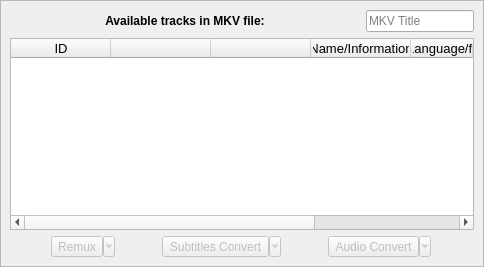
       <widget class="QWidget" name="TracksPage">
        <layout class="QHBoxLayout" name="horizontalLayout_4">
         <property name="leftMargin">
          <number>0</number>
         </property>
         <property name="topMargin">
          <number>0</number>
         </property>
         <property name="rightMargin">
          <number>0</number>
         </property>
         <property name="bottomMargin">
          <number>0</number>
         </property>
         <item>
          <widget class="QFrame" name="tracks_bloc">
           <property name="minimumSize">
            <size>
             <width>0</width>
             <height>175</height>
            </size>
           </property>
           <property name="frameShape">
            <enum>QFrame::StyledPanel</enum>
           </property>
           <property name="frameShadow">
            <enum>QFrame::Raised</enum>
           </property>
           <layout class="QHBoxLayout" name="horizontalLayout_8">
            <item>
             <layout class="QVBoxLayout" name="verticalLayout">
              <item>
               <layout class="QHBoxLayout" name="horizontalLayout">
                <property name="spacing">
                 <number>6</number>
                </property>
                <property name="bottomMargin">
                 <number>0</number>
                </property>
                <item>
                 <widget class="QLabel" name="label">
                  <property name="sizePolicy">
                   <sizepolicy hsizetype="Maximum" vsizetype="Preferred">
                    <horstretch>0</horstretch>
                    <verstretch>0</verstretch>
                   </sizepolicy>
                  </property>
                  <property name="minimumSize">
                   <size>
                    <width>350</width>
                    <height>0</height>
                   </size>
                  </property>
                  <property name="font">
                   <font>
                    <weight>75</weight>
                    <bold>true</bold>
                   </font>
                  </property>
                  <property name="text">
                   <string>Available tracks in MKV file:</string>
                  </property>
                  <property name="alignment">
                   <set>Qt::AlignCenter</set>
                  </property>
                 </widget>
                </item>
                <item>
                 <widget class="QLineEdit" name="mkv_title">
                  <property name="sizePolicy">
                   <sizepolicy hsizetype="Minimum" vsizetype="Fixed">
                    <horstretch>0</horstretch>
                    <verstretch>0</verstretch>
                   </sizepolicy>
                  </property>
                  <property name="maximumSize">
                   <size>
                    <width>16777215</width>
                    <height>16777215</height>
                   </size>
                  </property>
                  <property name="acceptDrops">
                   <bool>false</bool>
                  </property>
                  <property name="statusTip">
                   <string>The title of the MKV file. This information can be edited. </string>
                  </property>
                  <property name="inputMask">
                   <string/>
                  </property>
                  <property name="text">
                   <string/>
                  </property>
                  <property name="placeholderText">
                   <string>MKV Title</string>
                  </property>
                  <property name="clearButtonEnabled">
                   <bool>true</bool>
                  </property>
                 </widget>
                </item>
               </layout>
              </item>
              <item>
               <widget class="QTableWidget" name="mkv_tracks">
                <property name="sizePolicy">
                 <sizepolicy hsizetype="Expanding" vsizetype="Expanding">
                  <horstretch>0</horstretch>
                  <verstretch>0</verstretch>
                 </sizepolicy>
                </property>
                <property name="font">
                 <font>
                  <pointsize>10</pointsize>
                  <weight>50</weight>
                  <bold>false</bold>
                 </font>
                </property>
                <property name="statusTip">
                 <string/>
                </property>
                <property name="editTriggers">
                 <set>QAbstractItemView::DoubleClicked</set>
                </property>
                <property name="alternatingRowColors">
                 <bool>true</bool>
                </property>
                <property name="selectionMode">
                 <enum>QAbstractItemView::NoSelection</enum>
                </property>
                <property name="selectionBehavior">
                 <enum>QAbstractItemView::SelectItems</enum>
                </property>
                <property name="iconSize">
                 <size>
                  <width>18</width>
                  <height>18</height>
                 </size>
                </property>
                <property name="showGrid">
                 <bool>false</bool>
                </property>
                <property name="gridStyle">
                 <enum>Qt::DashLine</enum>
                </property>
                <property name="wordWrap">
                 <bool>true</bool>
                </property>
                <attribute name="horizontalHeaderMinimumSectionSize">
                 <number>20</number>
                </attribute>
                <attribute name="horizontalHeaderDefaultSectionSize">
                 <number>100</number>
                </attribute>
                <attribute name="horizontalHeaderShowSortIndicator" stdset="0">
                 <bool>false</bool>
                </attribute>
                <attribute name="verticalHeaderVisible">
                 <bool>false</bool>
                </attribute>
                <attribute name="verticalHeaderMinimumSectionSize">
                 <number>30</number>
                </attribute>
                <attribute name="verticalHeaderHighlightSections">
                 <bool>false</bool>
                </attribute>
                <column>
                 <property name="text">
                  <string notr="true">ID</string>
                 </property>
                </column>
                <column>
                 <property name="text">
                  <string notr="true"/>
                 </property>
                 <property name="icon">
                  <iconset theme="checkbox">
                   <normaloff>.</normaloff>.</iconset>
                 </property>
                </column>
                <column>
                 <property name="text">
                  <string notr="true"/>
                 </property>
                 <property name="toolTip">
                  <string/>
                 </property>
                 <property name="icon">
                  <iconset theme="applications-multimedia">
                   <normaloff>.</normaloff>.</iconset>
                 </property>
                </column>
                <column>
                 <property name="text">
                  <string>Name/Information</string>
                 </property>
                </column>
                <column>
                 <property name="text">
                  <string>Language/fps/Size</string>
                 </property>
                </column>
                <column>
                 <property name="text">
                  <string>Codec</string>
                 </property>
                </column>
               </widget>
              </item>
              <item>
               <layout class="QHBoxLayout" name="horizontalLayout_2">
                <property name="bottomMargin">
                 <number>0</number>
                </property>
                <item>
                 <widget class="QToolButton" name="option_reencapsulate">
                  <property name="enabled">
                   <bool>false</bool>
                  </property>
                  <property name="toolTip">
                   <string>&lt;html&gt;&lt;head/&gt;&lt;body&gt;&lt;p&gt;&lt;span style=&quot; font-weight:600;&quot;&gt;MKVMerge&lt;/span&gt;: Merge multimedia streams into a Matroska file. This software is available in the debian packages &lt;span style=&quot; font-style:italic;&quot;&gt;(mkvtoolnix package name)&lt;/span&gt; or on &lt;span style=&quot; text-decoration: underline;&quot;&gt;mkvtoolnix.download&lt;/span&gt; and is &lt;span style=&quot; font-weight:600;&quot;&gt;mandatory&lt;/span&gt; for use MKV Extractor Qt.&lt;/p&gt;&lt;/body&gt;&lt;/html&gt;</string>
                  </property>
                  <property name="statusTip">
                   <string>Automatically remux extracted tracks into a new MKV file. Options are available.</string>
                  </property>
                  <property name="text">
                   <string>Remux</string>
                  </property>
                  <property name="icon">
                   <iconset resource="MKVRessources.qrc">
                    <normaloff>:/img/capsule.png</normaloff>:/img/capsule.png</iconset>
                  </property>
                  <property name="iconSize">
                   <size>
                    <width>20</width>
                    <height>20</height>
                   </size>
                  </property>
                  <property name="checkable">
                   <bool>true</bool>
                  </property>
                  <property name="popupMode">
                   <enum>QToolButton::MenuButtonPopup</enum>
                  </property>
                  <property name="toolButtonStyle">
                   <enum>Qt::ToolButtonTextBesideIcon</enum>
                  </property>
                 </widget>
                </item>
                <item>
                 <widget class="QToolButton" name="option_subtitles">
                  <property name="enabled">
                   <bool>false</bool>
                  </property>
                  <property name="toolTip">
                   <string>&lt;html&gt;&lt;head/&gt;&lt;body&gt;&lt;p&gt;&lt;span style=&quot; font-weight:600;&quot;&gt;Qtesseract5 &lt;/span&gt;&lt;span style=&quot; font-style:italic;&quot;&gt;(by me)&lt;/span&gt;: SUB to SRT convertion with OCR. This software is avaible on my PPA or on &lt;span style=&quot; text-decoration: underline;&quot;&gt;qtesseract5.hizo.fr&lt;/span&gt;.&lt;/p&gt;&lt;p&gt;&lt;span style=&quot; font-weight:600;&quot;&gt;FFMpeg &lt;/span&gt;&lt;span style=&quot; font-style:italic;&quot;&gt;(by Fabrice Bellard and &lt;/span&gt;Bobby Bingham&lt;span style=&quot; font-style:italic;&quot;&gt;)&lt;/span&gt;: SUP/PGS (HD subtitles) to SUB convertion. This software is avaible evrywhere.&lt;/p&gt;&lt;p&gt;&lt;span style=&quot; font-weight:600;&quot;&gt;BDSub2Sup &lt;/span&gt;&lt;span style=&quot; font-style:italic;&quot;&gt;(by Volker Oth then by Miklos Juhasz)&lt;/span&gt;: SUP/PGS (HD subtitles) to SUB convertion. This software is avaible on my PPA or on &lt;span style=&quot; text-decoration: underline;&quot;&gt;github.com&lt;/span&gt;.&lt;/p&gt;&lt;p&gt;&lt;span style=&quot; font-weight:600;&quot;&gt;Explications&lt;/span&gt;: If this button is activate, BDSub2Sup/FFMpeg and Qtesseract5 will be used.&lt;/p&gt;&lt;p&gt;&lt;span style=&quot; font-weight:600;&quot;&gt;Why I can't use it?&lt;/span&gt;&lt;br/&gt;1) Qtesseract5 or/and BDSub2Sup/FFMpeg needs to be install.&lt;br/&gt;2) Tick a SUB/SUP/PGS track and the button will be activate.&lt;/p&gt;&lt;/body&gt;&lt;/html&gt;</string>
                  </property>
                  <property name="statusTip">
                   <string>Convertion subtitles option. Qtesseract5 and BDSup2Sub/FFMpeg (for SUP files) need to be present.</string>
                  </property>
                  <property name="text">
                   <string>Subtitles Convert</string>
                  </property>
                  <property name="icon">
                   <iconset resource="MKVRessources.qrc">
                    <normaloff>:/img/subtitles-convert.png</normaloff>:/img/subtitles-convert.png</iconset>
                  </property>
                  <property name="iconSize">
                   <size>
                    <width>20</width>
                    <height>20</height>
                   </size>
                  </property>
                  <property name="checkable">
                   <bool>true</bool>
                  </property>
                  <property name="popupMode">
                   <enum>QToolButton::MenuButtonPopup</enum>
                  </property>
                  <property name="toolButtonStyle">
                   <enum>Qt::ToolButtonTextBesideIcon</enum>
                  </property>
                 </widget>
                </item>
                <item>
                 <widget class="QToolButton" name="option_audio">
                  <property name="enabled">
                   <bool>false</bool>
                  </property>
                  <property name="toolTip">
                   <string>&lt;html&gt;&lt;head/&gt;&lt;body&gt;&lt;p&gt;&lt;span style=&quot; font-weight:600;&quot;&gt;FFmpeg&lt;/span&gt;: A complete, cross-platform solution to record, convert and stream audio and video. This software is avaible in the debian packages or on &lt;span style=&quot; text-decoration: underline;&quot;&gt;ffmpeg.org&lt;/span&gt;.&lt;/p&gt;&lt;p&gt;&lt;span style=&quot; font-weight:600;&quot;&gt;AvConv&lt;/span&gt;: A fork of FFmpeg. This software is avaible in the debian packages &lt;span style=&quot; font-style:italic;&quot;&gt;(libav-tools package name)&lt;/span&gt; or on &lt;span style=&quot; text-decoration: underline;&quot;&gt;libav.org&lt;/span&gt;.&lt;/p&gt;&lt;p&gt;&lt;span style=&quot; font-weight:600;&quot;&gt;Why I can't use it?&lt;/span&gt;&lt;br/&gt;1) FFmpeg or AvConv need to be install.&lt;br/&gt;2) Tick a audio track and the button will be activate.&lt;/p&gt;&lt;/body&gt;&lt;/html&gt;</string>
                  </property>
                  <property name="statusTip">
                   <string>Audio conversion option. FFMpeg or AvConv need to be present.</string>
                  </property>
                  <property name="text">
                   <string>Audio Convert</string>
                  </property>
                  <property name="icon">
                   <iconset resource="MKVRessources.qrc">
                    <normaloff>:/img/audio-convert.png</normaloff>:/img/audio-convert.png</iconset>
                  </property>
                  <property name="iconSize">
                   <size>
                    <width>20</width>
                    <height>20</height>
                   </size>
                  </property>
                  <property name="checkable">
                   <bool>true</bool>
                  </property>
                  <property name="popupMode">
                   <enum>QToolButton::MenuButtonPopup</enum>
                  </property>
                  <property name="toolButtonStyle">
                   <enum>Qt::ToolButtonTextBesideIcon</enum>
                  </property>
                 </widget>
                </item>
               </layout>
              </item>
             </layout>
            </item>
           </layout>
           <zorder></zorder>
          </widget>
         </item>
        </layout>
       </widget>
